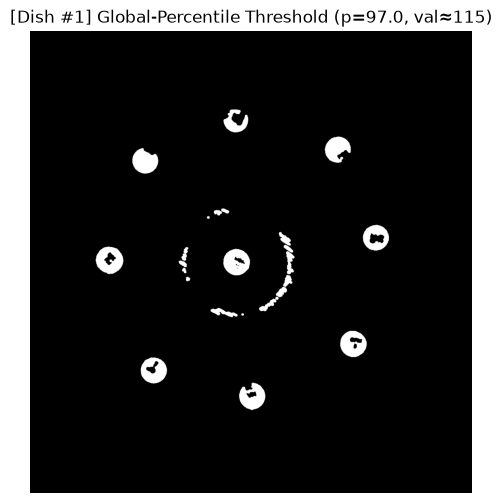
#> input picture pipeline_module_gallery/gt_06/06_6_ماژول_Adaptive_Threshold.png, 502 x 503 px, given in place of 01_input_image.png, which was not available
$ python make_plates.py
#> lines starting #> are read from the running program, lines starting #| are printed output that depends on the picture; pictures that were not available may be replaced by others from this repository, and a replacement may not be noted
#!/usr/bin/env python3
"""Compose the chapter-four pipeline gallery into grouped plates.

Twenty-seven separate notebook outputs make the chapter read as a lab
report, so the intermediate stages are laid out as labelled panels on ten
plates instead. Panels are lettered in Latin (a), (b), (c) … because the
captions that reference them are Persian and a Latin letter inside Persian
text needs no bidi handling.

    python3 thesis/make_plates.py
"""
import os
from PIL import Image, ImageDraw, ImageFont

HERE = os.path.dirname(os.path.abspath(__file__))
SRC = os.path.join(HERE, "figures", "pipeline", "gt_06")
OUT = os.path.join(HERE, "figures", "plates")
os.makedirs(OUT, exist_ok=True)

# plate name -> (columns, [source stems in reading order])
PLATES = {
    "plate_4_1_dish":      (3, ["01_input_image", "02_dish_detection", "03_dish_mask"]),
    "plate_4_2_disk_pre":  (3, ["04_tophat_a", "05_tophat_b", "06_threshold",
                                "07_closing", "08_opening", "09_distance_transform"]),
    "plate_4_3_disk_br":   (3, ["14_watershed_markers", "10_halo_gradient", "11_disk_edges",
                                "12_hough_candidates", "13_blob_watershed"]),
    "plate_4_5_radial":    (2, ["16_agar_canvas", "21_halo_base",
                                "22_halo_growth", "23_halo_angular_fix"]),
    "plate_4_6_branches":  (2, ["17_branch_otsu", "18_branch_watershed",
                                "19_branch_statistical", "20_branch_growth_model"]),
}
SINGLES = {
    "plate_4_4_disks_final": "15_disks_final",
    "plate_4_7_fusion":      "24_halo_fusion",
    "plate_4_8_bubbles":     "25_bubbles",
    "plate_4_9_eucast":      "26_eucast",
    "plate_4_10_report":     "27_final_report",
}

CELL = 900          # each panel is fitted into a CELL-wide box
PAD = 18
LABEL = 46          # strip under each panel carrying its letter
BG = (255, 255, 255)
INK = (30, 30, 30)


def font(size):
    for p in ("/usr/share/fonts/truetype/dejavu/DejaVuSans-Bold.ttf",
              "/usr/share/fonts/truetype/liberation/LiberationSans-Bold.ttf"):
        if os.path.exists(p):
            return ImageFont.truetype(p, size)
    return ImageFont.load_default()


def fit(im, box):
    """Scale to fit inside a square box, keeping the aspect ratio."""
    w, h = im.size
    s = min(box / w, box / h)
    return im.resize((max(1, int(w * s)), max(1, int(h * s))), Image.LANCZOS)


def plate(stems, cols, out):
#> called with cols = 3, out = 'plate_4_1_dish'
    ims = [fit(Image.open(os.path.join(SRC, s + ".png")).convert("RGB"), CELL)
           for s in stems]
#> in fit, `w, h = im.size`: w = 502; h = 503
#> in fit, `s = min(box / w, box / h)`: s = 1.79
#> in fit, `return im.resize((max(1, int(w * s)), max(1, int(h * s))), Image.LANCZ..`:
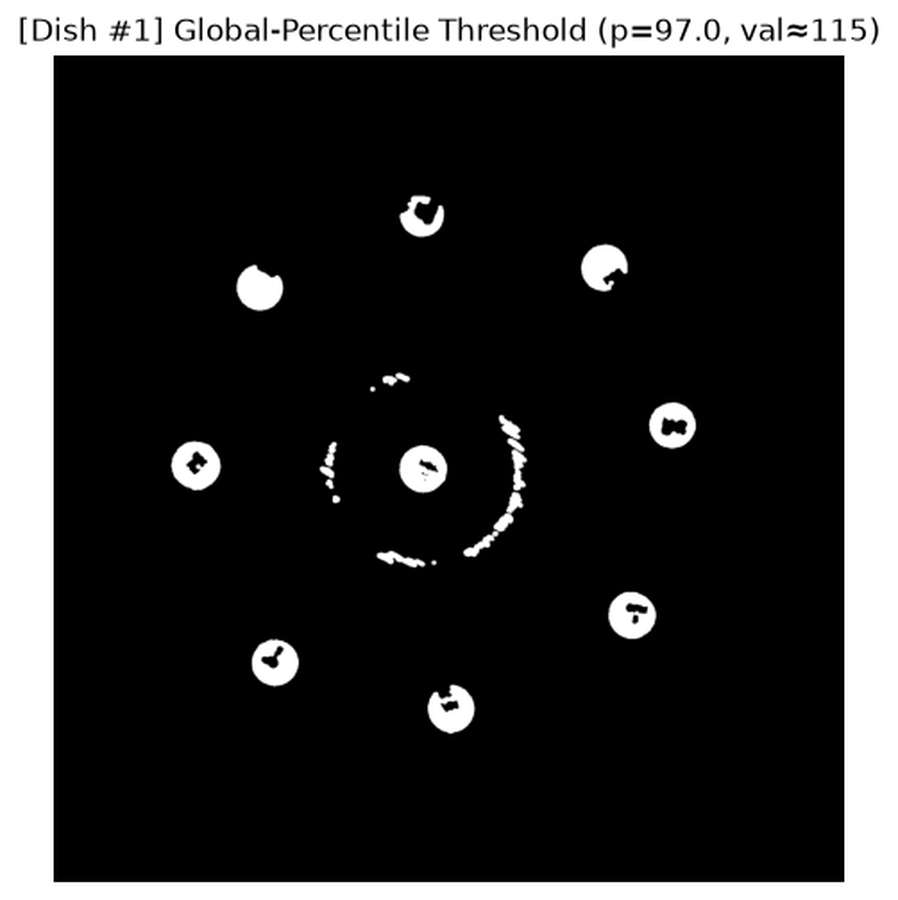
#> returned value: PIL image 898x900 RGB; min 0, max 255, mean 52.1
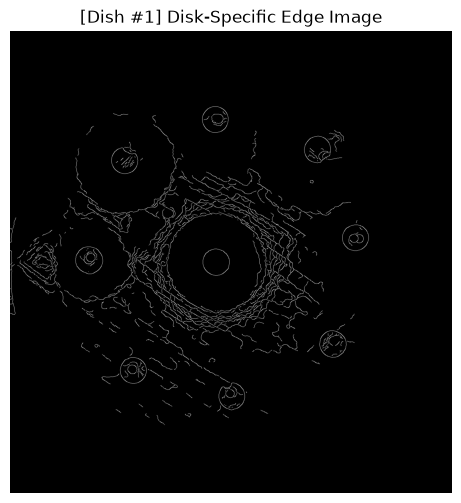
#> input picture pipeline_module_gallery/gt_06/11_10.5_Disk-_Specific_Edge_Image.png, 461 x 503 px, given in place of 02_dish_detection.png, which was not available
    rows = (len(ims) + cols - 1) // cols
#> rows = 1
    cw = max(i.width for i in ims)
#> cw = 898
    ch = max(i.height for i in ims)
#> ch = 900
    W = cols * cw + (cols + 1) * PAD
#> W = 2766
    H = rows * (ch + LABEL) + (rows + 1) * PAD
#> H = 982
    sheet = Image.new("RGB", (W, H), BG)
#> sheet: PIL image 2766x982 RGB; every value is 255
    d = ImageDraw.Draw(sheet)
    f = font(34)
    for k, im in enumerate(ims):
        r, c = divmod(k, cols)
        x = PAD + c * (cw + PAD) + (cw - im.width) // 2
        y = PAD + r * (ch + LABEL + PAD)
        sheet.paste(im, (x, y + (ch - im.height) // 2))
        tag = f"({chr(ord('a') + k)})"
        tw = d.textbbox((0, 0), tag, font=f)[2]
        d.text((PAD + c * (cw + PAD) + (cw - tw) // 2, y + ch + 6), tag, font=f, fill=INK)
#> this loop made 3 passes
#> (x, tag, tw) on passes 1 to 3: (18, '(a)', 54), (971, '(b)', 55), (1887, '(c)', 51)
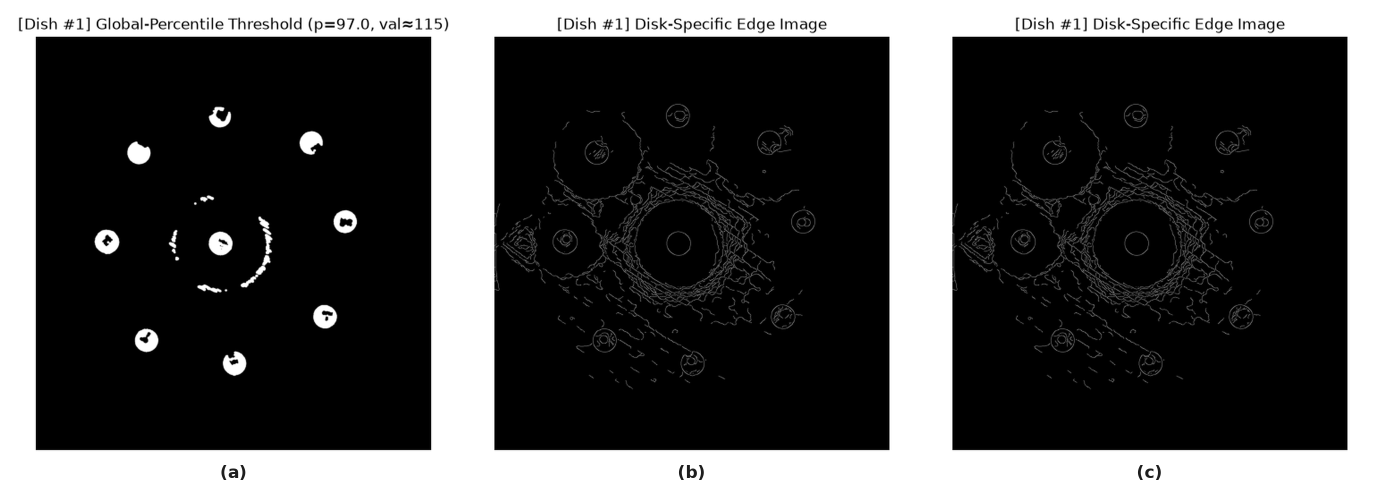
#> sheet: PIL image 2766x982 RGB (shown at 1/2 size); min 0, max 255, mean 72.9
    sheet.save(os.path.join(OUT, out + ".png"))
    return sheet.size, len(ims)


total = 0
for name, (cols, stems) in PLATES.items():
    size, n = plate(stems, cols, name)
#> size = (2766, 982); n = 3
    print(f"  {name:24} {n} panels  {size[0]}x{size[1]}")
#|   plate_4_1_dish           3 panels  2766x982
    total += n
#> total = 3
#> (the run stopped early here; a loop or call above may not have finished)
